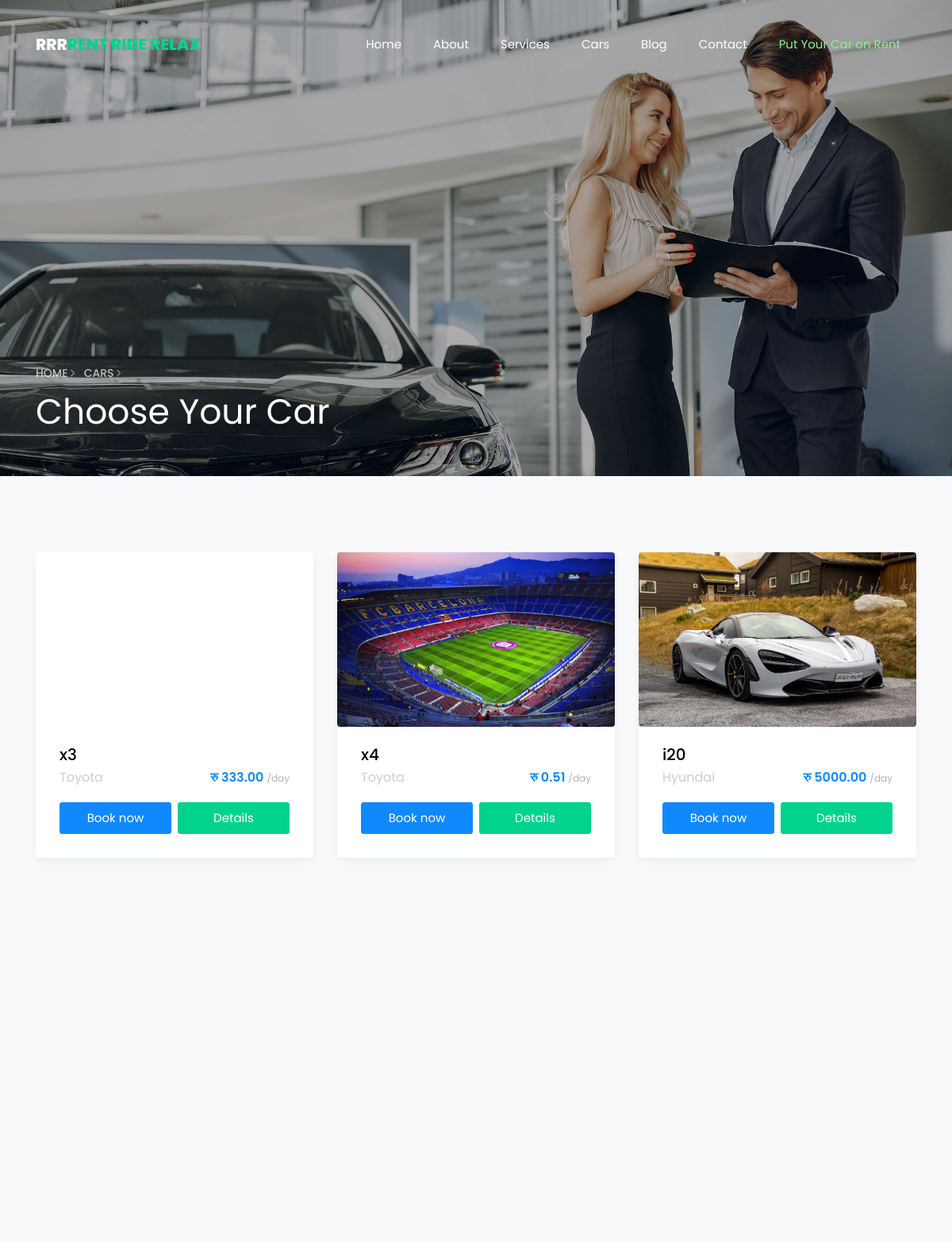
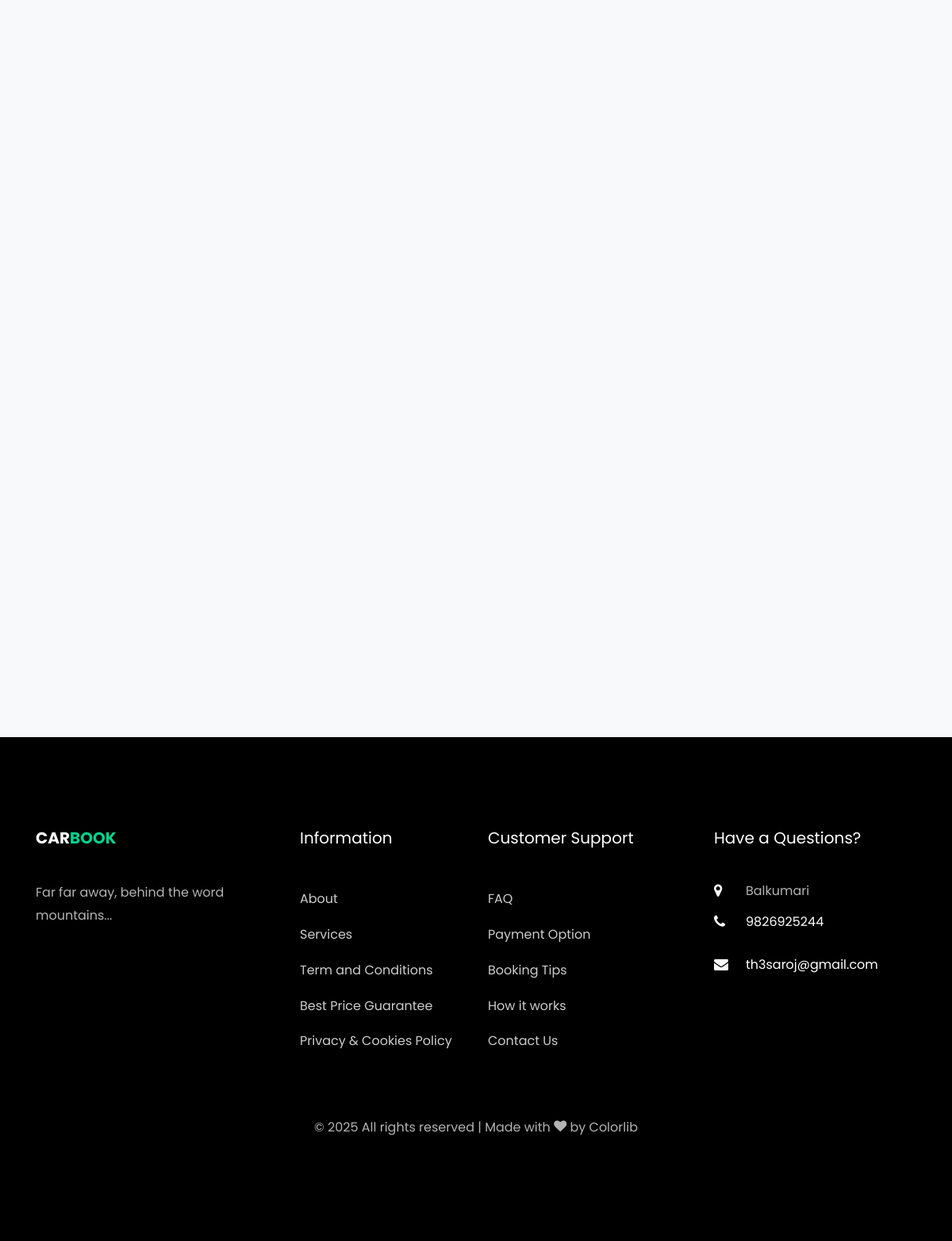
The page /car/ on the database its author committed (2 pictures, top to bottom).
### app/models.py (models this page shows, shortened)
class Vehicle(models.Model):
    car_brand = models.CharField(max_length=100)
    car_model = models.CharField(max_length=100)
    price_per_day = models.DecimalField(max_digits=8, decimal_places=2)
    features = models.ManyToManyField(Feature, blank=True)
    image = models.ImageField(upload_to='vehicles/')
    mileage = models.PositiveIntegerField( blank=True)
    transmission = models.CharField(max_length=50 , blank=True, choices=[
        ('manual', 'Manual'),
        ('automatic', 'Automatic'),
    ])
    seats = models.PositiveIntegerField()
    luggage_capacity = models.PositiveIntegerField(help_text="Luggage capacity in liters")

class ContactDetail(models.Model):
    address = models.CharField(max_length=255)
    phone = models.CharField(max_length=20)
    email = models.EmailField()
    twitter = models.URLField(blank=True, null=True)
    facebook = models.URLField(blank=True, null=True)
    instagram = models.URLField(blank=True, null=True)

### app/views.py (the view)
# urls.py: path('car/', views.car, name='car'),
def car(request):
    vehicles = Vehicle.objects.all()
    accepted_rentals = CarRentalRequest.objects.filter(status='accepted')
    return render(request, 'frontend/car.html', {
        'vehicles': vehicles,
        'accepted_rentals': accepted_rentals
    })

### app/context_processors.py (called while the page is built)
def contact_detail(request):
    detail = ContactDetail.objects.first()
    return {'contact_detail': detail}

### templates/frontend/car.html (shortened to what this page needs)
{% extends 'base/base.html' %}
{% load static %}
{% block content %}
<section class="hero-wrap hero-wrap-2 js-fullheight" style="background-image: url({% static 'images/bg_3.jpg' %});" data-stellar-background-ratio="0.5">
  <div class="overlay"></div>
  <div class="container">
    <div class="row no-gutters slider-text js-fullheight align-items-end justify-content-start">
      <div class="col-md-9 ftco-animate pb-5">
        <p class="breadcrumbs">
          <span class="mr-2"><a href="{% url 'index' %}">Home <i class="ion-ios-arrow-forward"></i></a></span>
          <span>Cars <i class="ion-ios-arrow-forward"></i></span>
        </p>
        <h1 class="mb-3 bread">Choose Your Car</h1>
      </div>
    </div>
  </div>
</section>
<section class="ftco-section bg-light">
  <div class="container">
    <div class="row">
      {% for vehicle in vehicles %}
      <div class="col-md-4">
        <div class="car-wrap rounded ftco-animate">
          <div class="img rounded d-flex align-items-end" style="background-image: url('{{ vehicle.image.url }}');"></div>
          <div class="text">
            <h2 class="mb-0">
              <a href="{% url 'car_single' 'admin' vehicle.id %}">{{ vehicle.car_model }}</a>
            </h2>
            <div class="d-flex mb-3">
              <span class="cat">{{ vehicle.car_brand }}</span>
              <p class="price ml-auto">रु {{ vehicle.price_per_day }} <span>/day</span></p>
            </div>
            <p class="d-flex mb-0 d-block">
              <a href="{% url 'book_vehicle' vehicle.id %}" class="btn btn-primary py-2 mr-1">Book now</a>
              <a href="{% url 'car_single' 'admin' vehicle.id %}" class="btn btn-secondary py-2 ml-1">Details</a>
            </p>
          </div>
        </div>
      </div>
      {% endfor %}
      {% for rental in accepted_rentals %}
      <div class="col-md-4">
      </div>
      {% endfor %}
    </div>
  </div>
</section>
{% endblock %}

### templates/base/base.html (shortened to what this page needs)
{% load static %}
<!DOCTYPE html>
<html lang="en">
<head>
  <link rel="stylesheet" href="{% static 'css/open-iconic-bootstrap.min.css' %}">
  <link rel="stylesheet" href="{% static 'css/animate.css' %}">
  <link rel="stylesheet" href="{% static 'css/owl.carousel.min.css' %}">
  <link rel="stylesheet" href="{% static 'css/owl.theme.default.min.css' %}">
  <link rel="stylesheet" href="{% static 'css/magnific-popup.css' %}">
  <link rel="stylesheet" href="{% static 'css/aos.css' %}">
  <link rel="stylesheet" href="{% static 'css/ionicons.min.css' %}">
  <link rel="stylesheet" href="{% static 'css/bootstrap-datepicker.css' %}">
  <link rel="stylesheet" href="{% static 'css/jquery.timepicker.css' %}">
  <link rel="stylesheet" href="{% static 'css/flaticon.css' %}">
  <link rel="stylesheet" href="{% static 'css/icomoon.css' %}">
  <link rel="stylesheet" href="{% static 'css/style.css' %}">
</head>
<body>
<nav class="navbar navbar-expand-lg navbar-dark ftco_navbar bg-dark ftco-navbar-light" id="ftco-navbar">
  <div class="container">
    <a class="navbar-brand" href="{% url 'index' %}">RRR<span>RENT RIDE RELAX</span></a>
    <div class="collapse navbar-collapse" id="ftco-nav">
      <ul class="navbar-nav ml-auto">
        <li class="nav-item"><a href="{% url 'index' %}" class="nav-link">Home</a></li>
        <li class="nav-item"><a href="{% url 'about' %}" class="nav-link">About</a></li>
        <li class="nav-item"><a href="{% url 'servicess' %}" class="nav-link">Services</a></li>
        <li class="nav-item"><a href="{% url 'car' %}" class="nav-link">Cars</a></li>
        <li class="nav-item"><a href="{% url 'blog' %}" class="nav-link">Blog</a></li>
        <li class="nav-item"><a href="{% url 'contact' %}" class="nav-link">Contact</a></li>
        <li class="nav-item">
          <a href="{% url 'put_car_on_rent' %}" class="nav-link" style="color: #90ee90;">Put Your Car on Rent</a>
        </li>
      </ul>
    </div>
  </div>
</nav>
  <main>
    {% block content %}
    {% endblock %}
  </main>
  <footer class="ftco-footer ftco-bg-dark ftco-section">
    <div class="container">
      <div class="row mb-5">
        <div class="col-md">
          <div class="ftco-footer-widget mb-4">
            <h2 class="ftco-heading-2"><a href="#" class="logo">Car<span>book</span></a></h2>
            <p>Far far away, behind the word mountains...</p>
            <ul class="ftco-footer-social list-unstyled float-md-left float-lft mt-5">
            </ul>
          </div>
        </div>
        <div class="col-md">
          <div class="ftco-footer-widget mb-4 ml-md-5">
            <h2 class="ftco-heading-2">Information</h2>
            <ul class="list-unstyled">
              <li><a href="#" class="py-2 d-block">About</a></li>
              <li><a href="#" class="py-2 d-block">Services</a></li>
              <li><a href="#" class="py-2 d-block">Term and Conditions</a></li>
              <li><a href="#" class="py-2 d-block">Best Price Guarantee</a></li>
              <li><a href="#" class="py-2 d-block">Privacy &amp; Cookies Policy</a></li>
            </ul>
          </div>
        </div>
        <div class="col-md">
          <div class="ftco-footer-widget mb-4">
            <h2 class="ftco-heading-2">Customer Support</h2>
            <ul class="list-unstyled">
              <li><a href="#" class="py-2 d-block">FAQ</a></li>
              <li><a href="#" class="py-2 d-block">Payment Option</a></li>
              <li><a href="#" class="py-2 d-block">Booking Tips</a></li>
              <li><a href="#" class="py-2 d-block">How it works</a></li>
              <li><a href="#" class="py-2 d-block">Contact Us</a></li>
            </ul>
          </div>
        </div>
        <div class="col-md">
          <div class="ftco-footer-widget mb-4">
            <h2 class="ftco-heading-2">Have a Questions?</h2>
            <div class="block-23 mb-3">
            <ul>
              {% if contact_detail and contact_detail.address %}
              <li>
                <span class="icon icon-map-marker"></span>
                <span class="text">{{ contact_detail.address }}</span>
              </li>
              {% endif %}
              {% if contact_detail and contact_detail.phone %}
              <li>
                <a href="tel:{{ contact_detail.phone }}">
                  <span class="icon icon-phone"></span>
                  <span class="text">{{ contact_detail.phone }}</span>
                </a>
              </li>
              {% endif %}
              {% if contact_detail and contact_detail.email %}
              <li>
                <a href="mailto:{{ contact_detail.email }}">
                  <span class="icon icon-envelope"></span>
                  <span class="text">{{ contact_detail.email }}</span>
                </a>
              </li>
              {% endif %}
            </ul>
            </div>
          </div>
        </div>
      </div>
      <div class="row">
        <div class="col-md-12 text-center">
          <p>
            &copy; <script>document.write(new Date().getFullYear());</script> All rights reserved | Made with <i class="icon-heart color-danger" aria-hidden="true"></i> by <a href="https://colorlib.com" target="_blank">Colorlib</a>
          </p>
        </div>
      </div>
    </div>
  </footer>
</body>
</html>

### static/css/icomoon.css (style rules this page uses)
[class^="icon-"], [class*=" icon-"] { font-family: 'icomoon' !important; speak: none; font-style: normal; font-weight: normal; font-variant: normal; text-transform: none; line-height: 1; -webkit-font-smoothing: antialiased; -moz-osx-font-smoothing: grayscale; }
.icon-heart:before { content: "\f004"; }
.icon-map-marker:before { content: "\f041"; }
.icon-phone:before { content: "\f095"; }
.icon-envelope:before { content: "\f0e0"; }

### rows shown on the page
Vehicle: car_model "x3", car_brand "Toyota", price_per_day "333.00"
Vehicle: image (picture), car_model "x4", car_brand "Toyota", price_per_day "0.51"
Vehicle: image (picture), car_model "i20", car_brand "Hyundai", price_per_day "5000.00"
ContactDetail: address "Balkumari", phone "9826925244", email "th3saroj@gmail.com"
